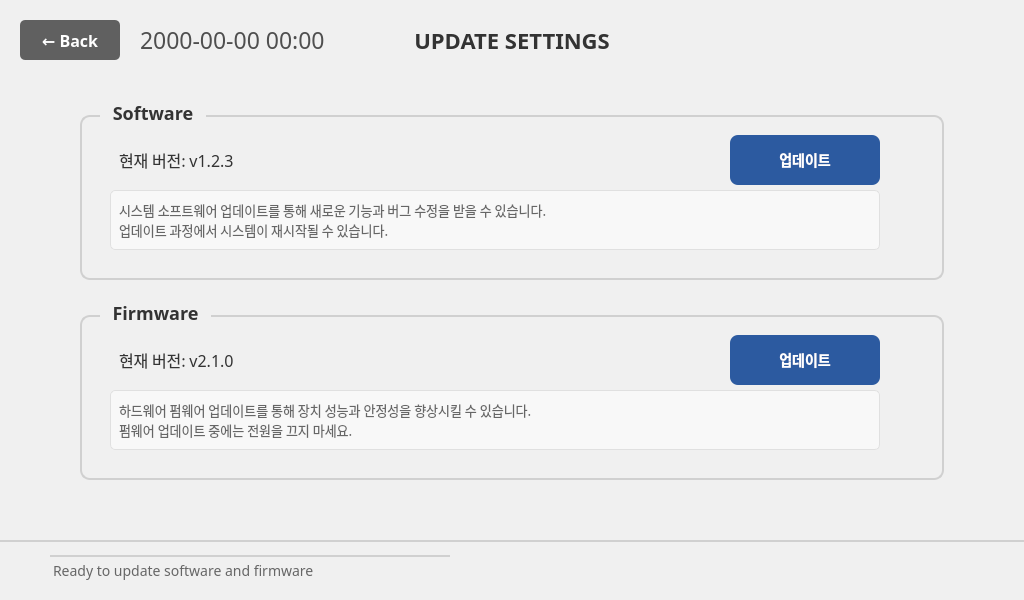
<?xml version="1.0" encoding="UTF-8"?>
<ui version="4.0">
 <class>UpdateSettingsViewWindow</class>
 <widget class="QMainWindow" name="UpdateSettingsViewWindow">
  <property name="geometry">
   <rect>
    <x>0</x>
    <y>0</y>
    <width>1024</width>
    <height>600</height>
   </rect>
  </property>
  <property name="windowTitle">
   <string notr="true">Update Settings</string>
  </property>
  <property name="styleSheet">
   <string notr="true">QMainWindow {
    background-color: #f0f0f0;
    font-family: 'Pretendard';
}</string>
  </property>
  <widget class="QWidget" name="centralwidget">
   <!-- 뒤로가기 버튼 -->
   <widget class="QPushButton" name="pushButton_BackArrow">
    <property name="geometry">
     <rect>
      <x>20</x>
      <y>20</y>
      <width>100</width>
      <height>40</height>
     </rect>
    </property>
    <property name="font">
     <font>
      <family>Pretendard</family>
      <pointsize>16</pointsize>
      <weight>75</weight>
      <bold>true</bold>
     </font>
    </property>
    <property name="styleSheet">
     <string notr="true">QPushButton {
    background-color: #606060;
    color: white;
    border: none;
    border-radius: 5px;
    font-size: 16px;
    font-weight: bold;
}
QPushButton:hover {
    background-color: #707070;
}
QPushButton:pressed {
    background-color: #505050;
}</string>
    </property>
    <property name="text">
     <string>← Back</string>
    </property>
   </widget>
   
   <!-- 타이틀 -->
   <widget class="QLabel" name="label_Title">
    <property name="geometry">
     <rect>
      <x>300</x>
      <y>20</y>
      <width>424</width>
      <height>40</height>
     </rect>
    </property>
    <property name="font">
     <font>
      <family>Pretendard</family>
      <pointsize>22</pointsize>
      <weight>75</weight>
      <bold>true</bold>
     </font>
    </property>
    <property name="styleSheet">
     <string notr="true">QLabel {
    font-size: 22px;
    font-weight: bold;
    color: #333333;
}</string>
    </property>
    <property name="text">
     <string>UPDATE SETTINGS</string>
    </property>
    <property name="alignment">
     <set>Qt::AlignCenter</set>
    </property>
   </widget>
   
   <widget class="QLabel" name="label_DateNClock">
    <property name="geometry">
     <rect>
      <x>140</x>
      <y>20</y>
      <width>300</width>
      <height>40</height>
     </rect>
    </property>
    <property name="palette">
     <palette>
      <active>
       <colorrole role="WindowText">
        <brush brushstyle="SolidPattern">
         <color alpha="255">
          <red>79</red>
          <green>79</green>
          <blue>79</blue>
         </color>
        </brush>
       </colorrole>
      </active>
      <inactive>
       <colorrole role="WindowText">
        <brush brushstyle="SolidPattern">
         <color alpha="255">
          <red>79</red>
          <green>79</green>
          <blue>79</blue>
         </color>
        </brush>
       </colorrole>
      </inactive>
      <disabled>
       <colorrole role="WindowText">
        <brush brushstyle="SolidPattern">
         <color alpha="255">
          <red>120</red>
          <green>120</green>
          <blue>120</blue>
         </color>
        </brush>
       </colorrole>
      </disabled>
     </palette>
    </property>
    <property name="font">
     <font>
      <family>Pretendard</family>
      <pointsize>17</pointsize>
      <weight>50</weight>
      <bold>false</bold>
     </font>
    </property>
    <property name="text">
     <string>2000-00-00 00:00</string>
    </property>
    <property name="alignment">
     <set>Qt::AlignLeading|Qt::AlignLeft|Qt::AlignVCenter</set>
    </property>
   </widget>   
   <!-- Software 섹션 -->
   <widget class="QGroupBox" name="groupBox_Software">
    <property name="geometry">
     <rect>
      <x>80</x>
      <y>100</y>
      <width>864</width>
      <height>180</height>
     </rect>
    </property>
    <property name="font">
     <font>
      <family>Pretendard</family>
      <pointsize>18</pointsize>
      <weight>75</weight>
      <bold>true</bold>
     </font>
    </property>
    <property name="styleSheet">
     <string notr="true">QGroupBox {
    font-size: 18px;
    font-weight: bold;
    color: #333333;
    border: 2px solid #d0d0d0;
    border-radius: 10px;
    margin-top: 15px;
    padding-top: 10px;
}
QGroupBox::title {
    subcontrol-origin: margin;
    left: 20px;
    padding: 0 10px 0 10px;
    background-color: #f0f0f0;
}</string>
    </property>
    <property name="title">
     <string>Software</string>
    </property>
    
    <!-- 소프트웨어 버전 라벨 -->
    <widget class="QLabel" name="label_software_version">
     <property name="geometry">
      <rect>
       <x>30</x>
       <y>40</y>
       <width>400</width>
       <height>40</height>
      </rect>
     </property>
     <property name="font">
      <font>
       <family>Pretendard</family>
       <pointsize>16</pointsize>
      </font>
     </property>
     <property name="styleSheet">
      <string notr="true">QLabel {
    font-size: 16px;
    color: #333333;
    padding: 5px;
}</string>
     </property>
     <property name="text">
      <string>현재 버전: v1.2.3</string>
     </property>
    </widget>
    
    <!-- 소프트웨어 업데이트 버튼 -->
    <widget class="QPushButton" name="btn_software_update">
     <property name="geometry">
      <rect>
       <x>650</x>
       <y>35</y>
       <width>150</width>
       <height>50</height>
      </rect>
     </property>
     <property name="font">
      <font>
       <family>Pretendard</family>
       <pointsize>14</pointsize>
       <weight>75</weight>
       <bold>true</bold>
      </font>
     </property>
     <property name="styleSheet">
      <string notr="true">QPushButton {
    background-color: #2c5aa0;
    color: white;
    border: none;
    border-radius: 8px;
    font-size: 14px;
    font-weight: bold;
}
QPushButton:hover {
    background-color: #3366bb;
}
QPushButton:pressed {
    background-color: #1f4788;
}</string>
     </property>
     <property name="text">
      <string>업데이트</string>
     </property>
    </widget>
    
    <!-- 소프트웨어 설명 -->
    <widget class="QLabel" name="label_software_desc">
     <property name="geometry">
      <rect>
       <x>30</x>
       <y>90</y>
       <width>770</width>
       <height>60</height>
      </rect>
     </property>
     <property name="font">
      <font>
       <family>Pretendard</family>
       <pointsize>13</pointsize>
      </font>
     </property>
     <property name="styleSheet">
      <string notr="true">QLabel {
    font-size: 13px;
    color: #666666;
    padding: 5px;
    background-color: #f8f8f8;
    border: 1px solid #e0e0e0;
    border-radius: 5px;
}</string>
     </property>
     <property name="text">
      <string>시스템 소프트웨어 업데이트를 통해 새로운 기능과 버그 수정을 받을 수 있습니다.
업데이트 과정에서 시스템이 재시작될 수 있습니다.</string>
     </property>
     <property name="wordWrap">
      <bool>true</bool>
     </property>
    </widget>
   </widget>
   
   <!-- Firmware 섹션 -->
   <widget class="QGroupBox" name="groupBox_Firmware">
    <property name="geometry">
     <rect>
      <x>80</x>
      <y>300</y>
      <width>864</width>
      <height>180</height>
     </rect>
    </property>
    <property name="font">
     <font>
      <family>Pretendard</family>
      <pointsize>18</pointsize>
      <weight>75</weight>
      <bold>true</bold>
     </font>
    </property>
    <property name="styleSheet">
     <string notr="true">QGroupBox {
    font-size: 18px;
    font-weight: bold;
    color: #333333;
    border: 2px solid #d0d0d0;
    border-radius: 10px;
    margin-top: 15px;
    padding-top: 10px;
}
QGroupBox::title {
    subcontrol-origin: margin;
    left: 20px;
    padding: 0 10px 0 10px;
    background-color: #f0f0f0;
}</string>
    </property>
    <property name="title">
     <string>Firmware</string>
    </property>
    
    <!-- 펌웨어 버전 라벨 -->
    <widget class="QLabel" name="label_firmware_version">
     <property name="geometry">
      <rect>
       <x>30</x>
       <y>40</y>
       <width>400</width>
       <height>40</height>
      </rect>
     </property>
     <property name="font">
      <font>
       <family>Pretendard</family>
       <pointsize>16</pointsize>
      </font>
     </property>
     <property name="styleSheet">
      <string notr="true">QLabel {
    font-size: 16px;
    color: #333333;
    padding: 5px;
}</string>
     </property>
     <property name="text">
      <string>현재 버전: v2.1.0</string>
     </property>
    </widget>
    
    <!-- 펌웨어 업데이트 버튼 -->
    <widget class="QPushButton" name="btn_firmware_update">
     <property name="geometry">
      <rect>
       <x>650</x>
       <y>35</y>
       <width>150</width>
       <height>50</height>
      </rect>
     </property>
     <property name="font">
      <font>
       <family>Pretendard</family>
       <pointsize>14</pointsize>
       <weight>75</weight>
       <bold>true</bold>
      </font>
     </property>
     <property name="styleSheet">
      <string notr="true">QPushButton {
    background-color: #2c5aa0;
    color: white;
    border: none;
    border-radius: 8px;
    font-size: 14px;
    font-weight: bold;
}
QPushButton:hover {
    background-color: #3366bb;
}
QPushButton:pressed {
    background-color: #1f4788;
}</string>
     </property>
     <property name="text">
      <string>업데이트</string>
     </property>
    </widget>
    
    <!-- 펌웨어 설명 -->
    <widget class="QLabel" name="label_firmware_desc">
     <property name="geometry">
      <rect>
       <x>30</x>
       <y>90</y>
       <width>770</width>
       <height>60</height>
      </rect>
     </property>
     <property name="font">
      <font>
       <family>Pretendard</family>
       <pointsize>13</pointsize>
      </font>
     </property>
     <property name="styleSheet">
      <string notr="true">QLabel {
    font-size: 13px;
    color: #666666;
    padding: 5px;
    background-color: #f8f8f8;
    border: 1px solid #e0e0e0;
    border-radius: 5px;
}</string>
     </property>
     <property name="text">
      <string>하드웨어 펌웨어 업데이트를 통해 장치 성능과 안정성을 향상시킬 수 있습니다.
펌웨어 업데이트 중에는 전원을 끄지 마세요.</string>
     </property>
     <property name="wordWrap">
      <bool>true</bool>
     </property>
    </widget>
   </widget>
   
   <!-- 하단 상태바 -->
   <widget class="QWidget" name="widget_statusbar">
    <property name="geometry">
     <rect>
      <x>0</x>
      <y>540</y>
      <width>1024</width>
      <height>60</height>
     </rect>
    </property>
    <property name="styleSheet">
     <string notr="true">QWidget {
    background-color: #f0f0f0;
    border-top: 2px solid #d0d0d0;
}</string>
    </property>
    
    <widget class="QLabel" name="label_status">
     <property name="geometry">
      <rect>
       <x>50</x>
       <y>15</y>
       <width>400</width>
       <height>30</height>
      </rect>
     </property>
     <property name="font">
      <font>
       <family>Pretendard</family>
       <pointsize>14</pointsize>
      </font>
     </property>
     <property name="styleSheet">
      <string notr="true">QLabel {
    font-size: 14px;
    color: #666666;
}</string>
     </property>
     <property name="text">
      <string>Ready to update software and firmware</string>
     </property>
    </widget>
   </widget>
  </widget>
 </widget>
 <resources/>
 <connections/>
</ui>
